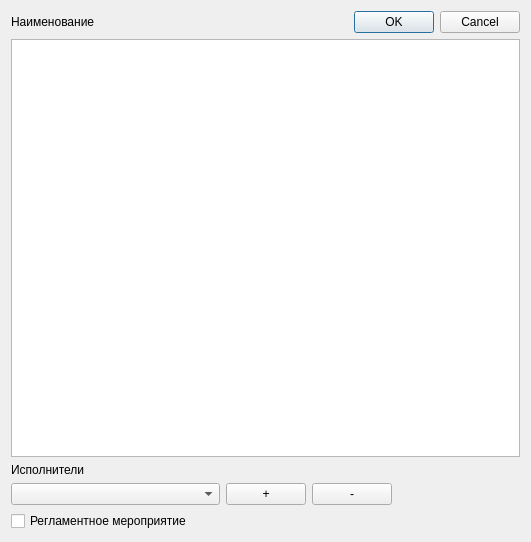
<?xml version="1.0" encoding="UTF-8"?>
<ui version="4.0">
 <class>Dialog</class>
 <widget class="QDialog" name="Dialog">
  <property name="geometry">
   <rect>
    <x>0</x>
    <y>0</y>
    <width>531</width>
    <height>542</height>
   </rect>
  </property>
  <property name="windowTitle">
   <string>Добавление задачи</string>
  </property>
  <property name="windowIcon">
   <iconset theme="address-book-new">
    <normaloff>.</normaloff>.</iconset>
  </property>
  <layout class="QGridLayout" name="gridLayout">
   <item row="3" column="0">
    <widget class="QLabel" name="workers_label">
     <property name="text">
      <string>Исполнители</string>
     </property>
    </widget>
   </item>
   <item row="4" column="0">
    <widget class="QComboBox" name="worker_combobox">
     <property name="sizePolicy">
      <sizepolicy hsizetype="Expanding" vsizetype="Preferred">
       <horstretch>0</horstretch>
       <verstretch>0</verstretch>
      </sizepolicy>
     </property>
     <property name="minimumSize">
      <size>
       <width>50</width>
       <height>0</height>
      </size>
     </property>
     <property name="maxVisibleItems">
      <number>7</number>
     </property>
    </widget>
   </item>
   <item row="1" column="0" colspan="3">
    <widget class="QPlainTextEdit" name="text_task"/>
   </item>
   <item row="0" column="0">
    <widget class="QLabel" name="name_of_task">
     <property name="text">
      <string>Наименование</string>
     </property>
    </widget>
   </item>
   <item row="0" column="2">
    <widget class="QDialogButtonBox" name="buttonBox">
     <property name="orientation">
      <enum>Qt::Horizontal</enum>
     </property>
     <property name="standardButtons">
      <set>QDialogButtonBox::Cancel|QDialogButtonBox::Ok</set>
     </property>
     <property name="centerButtons">
      <bool>false</bool>
     </property>
    </widget>
   </item>
   <item row="4" column="1">
    <widget class="QPushButton" name="add_worker_button">
     <property name="sizePolicy">
      <sizepolicy hsizetype="Fixed" vsizetype="Fixed">
       <horstretch>0</horstretch>
       <verstretch>0</verstretch>
      </sizepolicy>
     </property>
     <property name="text">
      <string>+</string>
     </property>
    </widget>
   </item>
   <item row="4" column="2">
    <widget class="QPushButton" name="remove_worker_button">
     <property name="sizePolicy">
      <sizepolicy hsizetype="Fixed" vsizetype="Fixed">
       <horstretch>0</horstretch>
       <verstretch>0</verstretch>
      </sizepolicy>
     </property>
     <property name="text">
      <string>-</string>
     </property>
    </widget>
   </item>
   <item row="5" column="0">
    <widget class="QCheckBox" name="checkBox">
     <property name="text">
      <string>Регламентное мероприятие</string>
     </property>
    </widget>
   </item>
  </layout>
 </widget>
 <resources/>
 <connections>
  <connection>
   <sender>buttonBox</sender>
   <signal>accepted()</signal>
   <receiver>Dialog</receiver>
   <slot>accept()</slot>
   <hints>
    <hint type="sourcelabel">
     <x>248</x>
     <y>254</y>
    </hint>
    <hint type="destinationlabel">
     <x>157</x>
     <y>274</y>
    </hint>
   </hints>
  </connection>
  <connection>
   <sender>buttonBox</sender>
   <signal>rejected()</signal>
   <receiver>Dialog</receiver>
   <slot>reject()</slot>
   <hints>
    <hint type="sourcelabel">
     <x>316</x>
     <y>260</y>
    </hint>
    <hint type="destinationlabel">
     <x>286</x>
     <y>274</y>
    </hint>
   </hints>
  </connection>
 </connections>
</ui>
